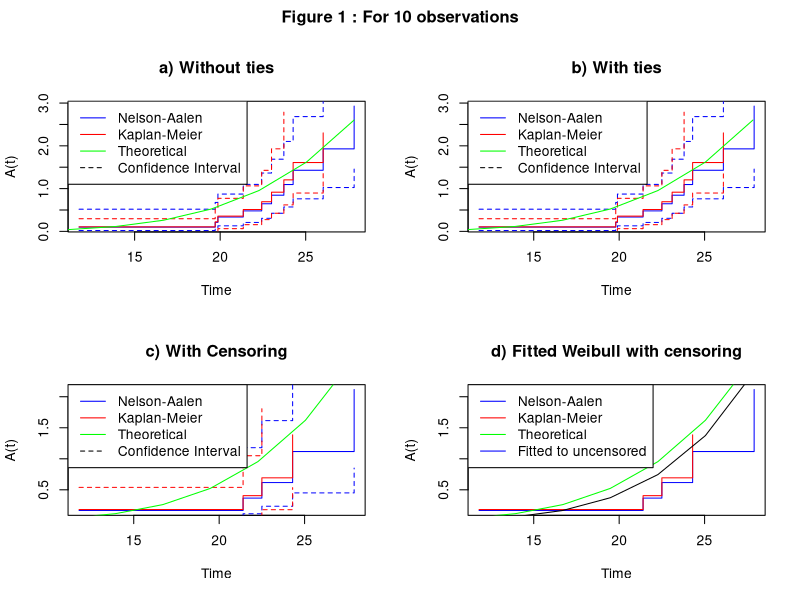
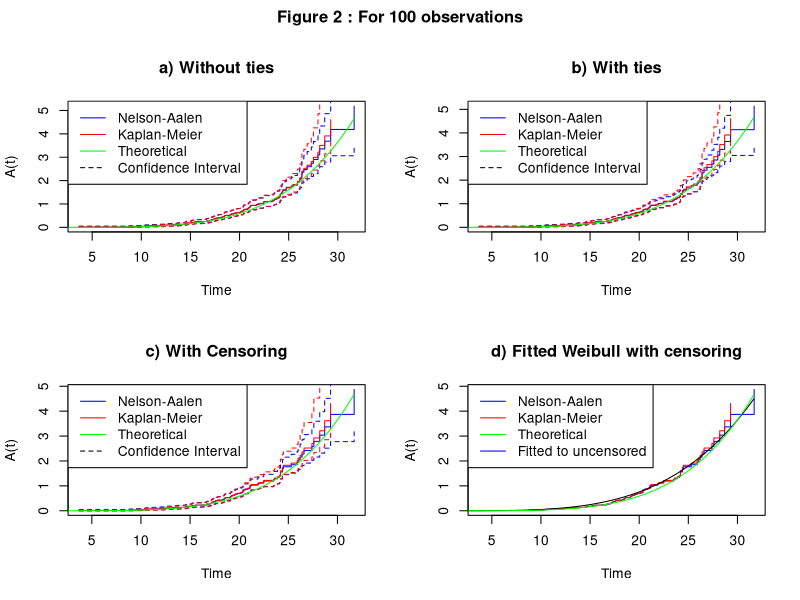
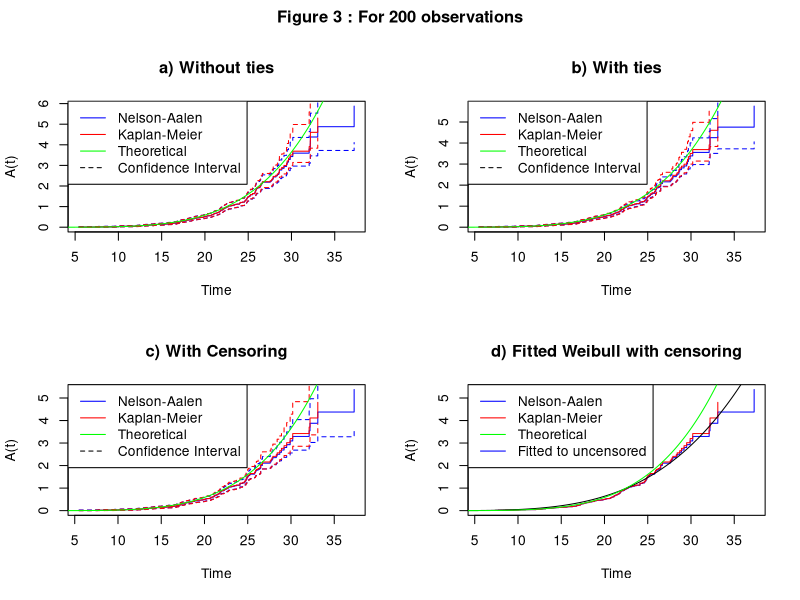
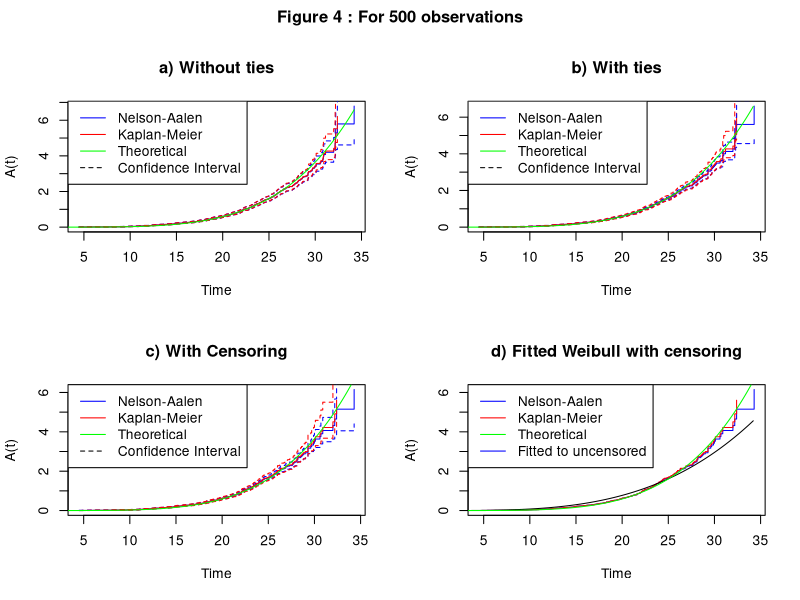
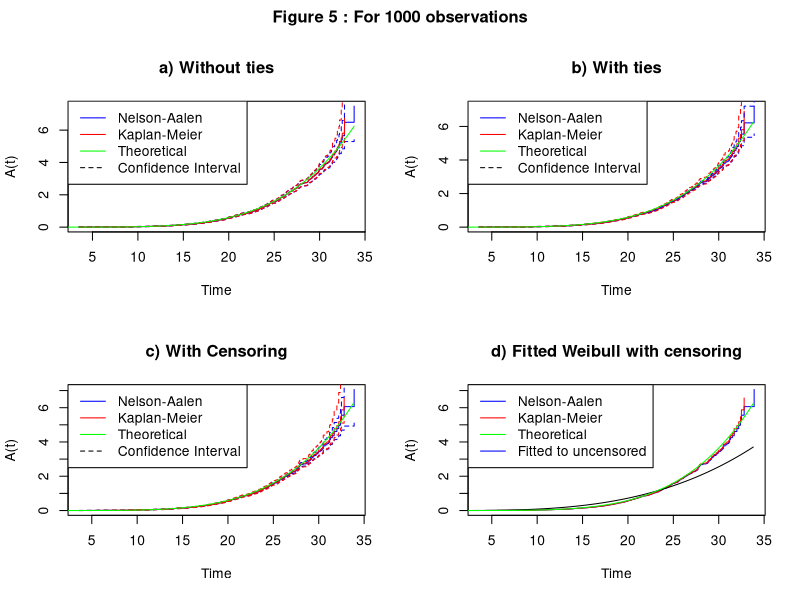

Source code (R) for these figures, in order:
## ---- chunk 1
suppressPackageStartupMessages(library(tidyverse))
suppressPackageStartupMessages(library(knitr))
suppressPackageStartupMessages(library(fitdistrplus))
## ---- chunk 2
set.seed(1337)

n=1000
plotThings <- function(n, plot_nr){
  
  par(mfrow=c(2,2),oma=c(0,0,2,0))
  
  t0 <- rweibull(n, shape = 4.5, scale = 22.5)
  
  #This is the relevant dataframe in the case of no ties and no censoring (t0, d0, y0)
  no_ties <- as.data.frame(table(t0)) %>% 
    set_names(c("t0","d0")) %>% 
    mutate(y0 = cumsum(d0 %>%  rev()) %>% rev()) %>% 
    mutate(t0 = as.numeric(as.character(t0))) %>% 
    mutate(Ahat = cumsum(d0 / y0)) %>% 
    mutate(var = cumsum(1/(y0^2))) %>% 
    mutate(lower = Ahat*exp(-qnorm(0.95) * sqrt(var)/ Ahat)) %>% 
    mutate(upper = Ahat*exp(+qnorm(0.95) * sqrt(var)/ Ahat)) %>% 
    mutate(KMhat = cumprod((1-d0/y0))) %>% 
    mutate(varKM = KMhat^2*cumsum(d0/(y0*(y0-d0)))) %>% 
    mutate(lowerKM = -log(KMhat-qnorm(0.95) * sqrt(varKM))) %>% 
    mutate(upperKM = -log(KMhat+qnorm(0.95) * sqrt(varKM))) %>% 
    mutate(KMAhat = -log(KMhat))
  
  #Add 0.05 and round to closest decimal to bin the numbers correct
  #This is the relevant dataframe in the case of ties and no censoring (t0, d0, y0)
  with_ties <- round(t0 + 0.05, digits = 1) %>% 
    table() %>% 
    as.data.frame() %>% 
    set_names(c("t0","d0")) %>% 
    mutate(y0 = cumsum(d0 %>%  rev()) %>% rev()) %>% 
    mutate(t0 = as.numeric(as.character(t0))) %>% 
    mutate(Ahat = cumsum(d0 / y0)) %>%
    mutate(var = cumsum(1/(y0^2))) %>% 
    mutate(lower = Ahat*exp(-qnorm(0.95) * sqrt(var)/ Ahat)) %>% 
    mutate(upper = Ahat*exp(+qnorm(0.95) * sqrt(var)/ Ahat)) %>% 
    mutate(KMhat = cumprod((1-d0/y0))) %>% 
    mutate(varKM = KMhat^2*cumsum(d0/(y0*(y0-d0)))) %>% 
    mutate(lowerKM = -log(KMhat-qnorm(0.95) * sqrt(varKM))) %>% 
    mutate(upperKM = -log(KMhat+qnorm(0.95) * sqrt(varKM))) %>% 
    mutate(KMAhat = -log(KMhat))
    
  
  ################################################################
  weibull_haz <- function(t, a, b){
    a/b*(t/b)^(a-1)
  }
  
  cum_weibull_haz <- function(t, a, b){
    (t/b)^a
  }
  
  seq <- seq(0,max(t0), max(t0)/n)
  
  
  #no ties
  plot(no_ties$t0, no_ties$Ahat, type = "s", xlab = "Time", ylab = "A(t)", col = "blue", 
       main = "a) Without ties")
  lines(no_ties$t0,  no_ties$KMAhat, type = "s", col = "red")
  lines(no_ties$t0, no_ties$lower, type = "s", lty = "dashed", col = "blue")
  lines(no_ties$t0, no_ties$upper, type = "s", lty = "dashed", col = "blue")
  lines(no_ties$t0, no_ties$lowerKM, type = "s", lty = "dashed", col = "red")
  lines(no_ties$t0, no_ties$upperKM, type = "s", lty = "dashed", col = "red")
  #lines(with_ties$t0, with_ties$Ahat, type = "s", col = "red")
  lines(seq, cum_weibull_haz(seq, 4.5,22.5), col = "green")
  legend("topleft", legend=c("Nelson-Aalen", "Kaplan-Meier", "Theoretical", "Confidence Interval"), 
         col=c("blue", "red", "green", "black"), lty = c(1,1,1,2), cex = 1)
  
  #with ties
  plot(with_ties$t0, with_ties$Ahat, type = "s", xlab = "Time", ylab = "A(t)", col = "blue", 
       main = "b) With ties")
  lines(with_ties$t0,  with_ties$KMAhat, type = "s", xlab = "Time", col = "red")
  lines(with_ties$t0, with_ties$lower, type = "s", lty = "dashed", col = "blue")
  lines(with_ties$t0, with_ties$upper, type = "s", lty = "dashed", col = "blue")
  lines(with_ties$t0, with_ties$lowerKM, type = "s", lty = "dashed", col = "red")
  lines(with_ties$t0, with_ties$upperKM, type = "s", lty = "dashed", col = "red")
  #lines(with_ties$t0, with_ties$Ahat, type = "s", col = "red")
  lines(seq, cum_weibull_haz(seq, 4.5,22.5), col = "green")
  legend("topleft", legend=c("Nelson-Aalen", "Kaplan-Meier", "Theoretical", "Confidence Interval"), 
       col=c("blue", "red", "green", "black"), lty = c(1,1,1,2), cex = 1)
  
  
  #This part includes censoring
  c <- rexp(n, 1/80)
  censored <- data.frame(t0 = t0, c = c) %>% 
    mutate(cens = as.numeric(t0>c)) %>%  
    mutate(t0 = ifelse(cens==1, c, t0)) %>% 
    mutate(t0_bin = round(t0 + 0.05, digits = 1)) %>% 
    group_by(t0_bin) %>% 
    summarise(d0 = sum(cens==0),
              c0 = sum(cens==1)) %>% 
    mutate(e0 = d0 + c0) %>% 
    mutate(y0 = cumsum(e0 %>%  rev()) %>% rev()) %>% 
    mutate(t0 = as.numeric(t0_bin)) #just for the name, I'm lazy
  
  #This is the relevant dataframe in case of censoring (t0, d0, y0)
  #Should work with or without ties
  with_censor <- censored %>% 
    filter(d0 > 0) %>% 
    mutate(Ahat = cumsum(d0 / y0)) %>% 
    mutate(var = cumsum(1/(y0^2))) %>% 
    mutate(lower = Ahat*exp(-qnorm(0.95) * sqrt(var)/ Ahat)) %>% 
    mutate(upper = Ahat*exp(+qnorm(0.95) * sqrt(var)/ Ahat)) %>% 
    mutate(KMhat = cumprod((1-d0/y0))) %>% 
    mutate(varKM = KMhat^2*cumsum(d0/(y0*(y0-d0)))) %>% 
    mutate(lowerKM = -log(KMhat-qnorm(0.95) * sqrt(varKM))) %>% 
    mutate(upperKM = -log(KMhat+qnorm(0.95) * sqrt(varKM))) %>% 
    mutate(KMAhat = -log(KMhat))
  
  #na
  # plot(no_ties$t0, no_ties$Ahat, type = "s", xlab = "Time", ylab = "Cumulative hazard", 
  #      main = "Nelson-Aalen")
  # lines(with_ties$t0, with_ties$Ahat, type = "s", col = "red")
  # lines(with_censor$t0, with_censor$Ahat, type = "s", col = "blue")
  # lines(with_censor$t0, with_censor$lower, type = "s", lty = "dashed", col = "blue")
  # lines(with_censor$t0, with_censor$upper, type = "s", lty = "dashed", col = "blue") 
  # legend("topleft", legend=c("Nelson-Aalen", "Kaplan-Meier", "Theoretical", "Confidence Interval"), 
  #      col=c("blue", "red", "green", "black"), lty = c(1,1,1,2), cex = 1)
  
  #km
  # plot(no_ties$t0, no_ties$KMAhat, type = "s", xlab = "Time", ylab = "Cumulative hazard", 
  #      main = "Kapla-Meier")
  # lines(with_ties$t0, with_ties$KMAhat, type = "s", col = "red")
  
  plot(with_censor$t0, with_censor$Ahat, type = "s", col = "blue", xlab = "Time", ylab = "A(t)",
       main = "c) With Censoring")
  lines(with_censor$t0, with_censor$lower, type = "s", lty = "dashed", col = "blue")
  lines(with_censor$t0, with_censor$upper, type = "s", lty = "dashed", col = "blue") 
  lines(with_censor$t0, with_censor$KMAhat, type = "s", col = "red")
  lines(with_censor$t0, with_censor$lowerKM, type = "s", lty = "dashed", col = "red")
  lines(with_censor$t0, with_censor$upperKM, type = "s", lty = "dashed", col = "red")
  lines(seq, cum_weibull_haz(seq, 4.5,22.5), col = "green")
  legend("topleft", legend=c("Nelson-Aalen", "Kaplan-Meier", "Theoretical", "Confidence Interval"), 
         col=c("blue", "red", "green", "black"), lty = c(1,1,1,2), cex = 1)
  
  uncensored <- censored %>% 
    gather(key = "Type", value = "Number", d0, c0) %>% 
    filter(Type == "d0") %>% 
    filter(Number > 0)
  
  #Fit weibull distr to uncensored data
  fitW <- fitdist(uncensored$t0, "weibull", method = "mle", lower = c(0, 0))
  dwei = dweibull(seq, shape=fitW$estimate["shape"], scale=fitW$estimate["scale"])
  
  #hazard NA. very cool
  # plot(with_censor$t0, diff(c(0,with_censor$Ahat)), type = "s", col = "blue", 
  #      main = "Hazard Rate", xlab = "Time", ylab = expression(alpha~"(t)"))
  # lines(with_censor$t0, diff(c(0,with_censor$KMAhat)), type = "s", col = "red")
  # lines(seq, weibull_haz(seq, fitW$estimate["shape"], fitW$estimate["scale"]), col = "green")
  # legend("topleft", legend=c("Nelson-Aalen", "Kaplan-Meier", "Theoretical"), 
  #        col=c("blue", "red", "green"), lty = 1, cex = 1)
  
  #cumulative hazard
  plot(with_censor$t0, with_censor$Ahat, type = "s", col = "blue",
       main = "d) Fitted Weibull with censoring", xlab = "Time", ylab = "A(t)")
  lines(with_censor$t0, with_censor$KMAhat, type = "s", col = "red")
  lines(seq, cum_weibull_haz(seq, fitW$estimate["shape"], fitW$estimate["scale"]), col = "black")
  lines(seq, cum_weibull_haz(seq, 4.5,22.5), col = "green")
  legend("topleft", legend=c("Nelson-Aalen", "Kaplan-Meier", "Theoretical", "Fitted to uncensored"), 
         col=c("blue", "red", "green"), lty = 1, cex = 1)

  # mtext(paste("For", n, "observations"), side = 3, line = -23.5, outer = TRUE, cex = 1.5)
  title(paste("Figure", plot_nr, ":",  "For", n, "observations"), outer=TRUE, cex=2)
}  

plotThings(10, 1)
  
## ---- chunk 3
plotThings(100, 2)
## ---- chunk 4
plotThings(200, 3)
## ---- chunk 5
plotThings(500, 4)
## ---- chunk 6
plotThings(1000, 5)
